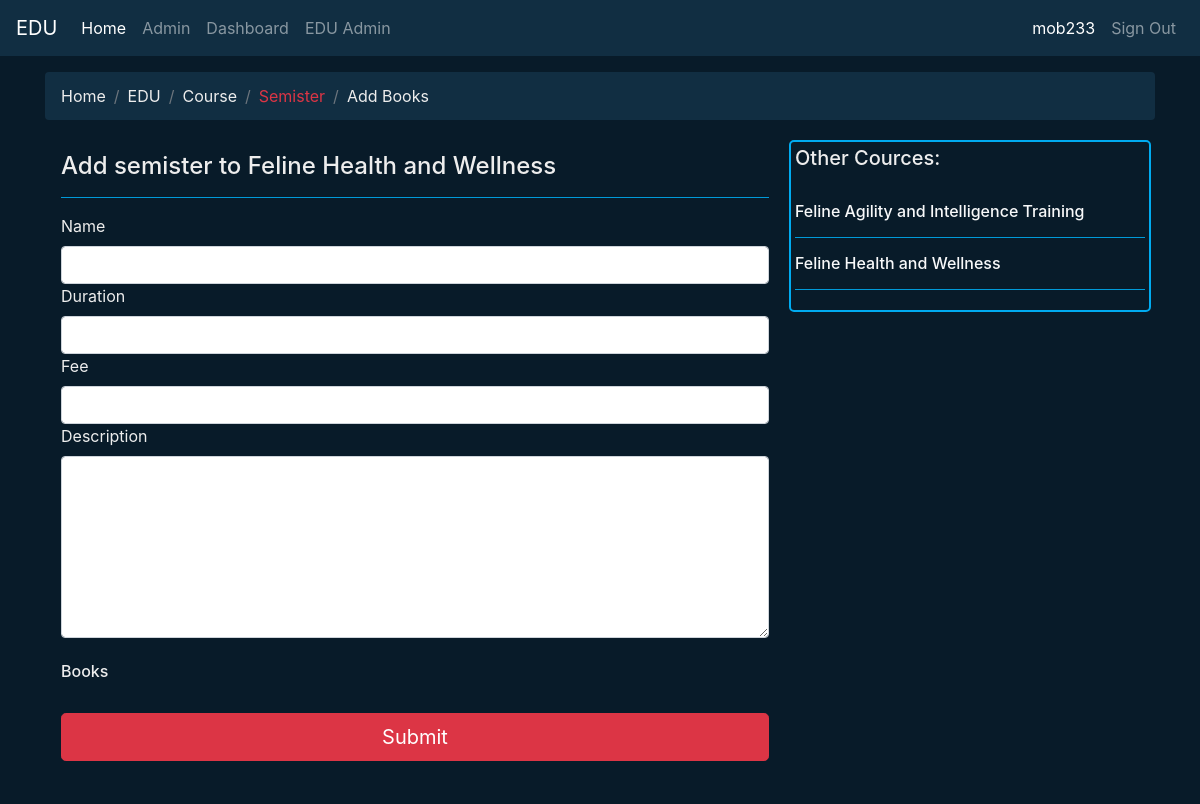
The page /edu/The_Meow_University6b5c9/course/Feline Health and Wellness/2/semister/ (signed in) on the database its author committed.
### edu/models.py (models this page shows)
class InstCourse(models.Model):
    id = models.AutoField(primary_key=True)
    edu = models.ForeignKey(xEduInstitution, on_delete=models.CASCADE)
    name = models.CharField(max_length=150,null=False)
    duration = models.CharField(max_length=75,null=True,blank=True)
    descripition = models.TextField()
    totalfee = models.CharField(max_length=75,null=True,blank=True)
    totalSimsters = models.IntegerField(null=True,blank=True)
    smFull = models.BooleanField(default=False)
    '''def save(self, *args, **kwargs):
        if self.totalSimsters is not None:
            existing_semesters = Semester.objects.filter(course_id=self.id).count()
            if existing_semesters >= self.totalSimsters:
                self.smFull = True
        super().save(*args, **kwargs)'''
    def __str__(self):
        return f"{self.name}"

### edu/views.py (the view, shortened to what this page needs)
# urls.py: path('<str:pk_key>/course/<str:name>/<int:pk>/semister/',create_semister.as_view(),name="createsemister"),
class create_semister(View):
    template_name = 'edu/semisterForm.html'
    def get(self,request,pk_key,name,pk):
        edu = get_object_or_404(xEduInstitution,pk_key=pk_key)
        course = get_object_or_404(InstCourse,name=name,edu=edu,pk=pk)
        course_list = InstCourse.objects.filter(edu=edu)
        if request.user == edu.OwnerOfX:
            form = SemesterForm()
            return render(request,self.template_name,{'form':form,'edu':edu,'course':course,'course_list':course_list})
        else :
            return redirect('courseD',pk_key,name,pk)

### edu/forms.py
class SemesterForm(forms.ModelForm):
    class Meta:
        model = Semester
        fields = ['name','duration','description','fee','books']

### edu/models.py (called while the page is built)
    def __str__(self):
        return self.name

### templates/edu/semisterForm.html (shortened to what this page needs)
{% extends 'base.html' %}
{% block contx %}
<div class="container">
    <div class="row">
        <div class="col-12 p-0">
            <nav aria-label="breadcrumb ">
                <ol class="breadcrumb bg-snd  ">
                    <li class="breadcrumb-item "><a class="txt-clr" href="{% url 'home' %}">Home</a></li>
                    <li class="breadcrumb-item "><a class="txt-clr" href="{% url 'eduD' edu.pk_key %}" >EDU </a></li>
                    <li class="breadcrumb-item "><a class="txt-clr" href="{% url 'courseD' edu.pk_key course.name course.pk %}">Course</a></li>
                    <li class="breadcrumb-item "><a class="text-danger disable">Semister</a></li>
                    <li class="breadcrumb-item "><a class="txt-clr" href="{% url 'createBooks' edu.pk_key %}">Add Books</a></li>
                </ol>
              </nav>
        </div>
        <div class="col-md-8 txt-clr p-0 bg-fst">
            <div class=" p-3">
                <h4>Add semister to {{course}}</h4>
                <hr class="main-bg">
                <form action="" method="POST" enctype="multipart/form-data">
                    <div class="row">
                        <div class="col-12">
                            <div class="fieldWrapper">
                                <label for="{{ form.name.id_for_label }}" class="form-label">Name</label><br>
                                <input type="text" class="form-control" id=" name "  name="name"  >
                            </div>
                        </div>
                        <div class="col-12">
                            <div class="fieldWrapper">
                                <label for="{{ form.duration.id_for_label }}" class="form-label">Duration</label><br>
                                <input type="text" class="form-control" id=" duration "  name="duration"  >
                            </div>
                        </div>
                        <div class="col-12">
                            <div class="fieldWrapper">
                                <label for="{{ form.fee.id_for_label }}" class="form-label">Fee</label><br>
                                <input type="text" class="form-control" id=" fee "  name="fee"  >
                            </div>
                        </div>
                        <div class="col-12">
                            <div class="fieldWrapper">
                                <label for="{{ form.description.id_for_label }}" class="form-label">Description</label><br>
                                <textarea  class="form-control" id=" description " rows=7 name="description"  ></textarea >
                            </div>
                        </div>
                        <div class="col-12"><br>
                            <h6>Books</h6>
                        </div>
                    </div>
                    <button class="w-100 mt-4 btn btn-danger btn-lg" type="submit">Submit</button>
                </form>
            </div>
        </div>
        <div class="col-md-4 p-1 ">
            {% if course_list %}
            <div class="cs-card">
                <h5>Other Cources:</h5><br>
                {% for courseName in course_list %}
                <h6><a href="{% url 'courseD' edu.pk_key courseName.name courseName.pk %}" class="text-light">{{courseName.name}}</a></h6>
                <hr class="main-bg">
                {% endfor %}
            </div>
            {% endif %}
        </div>
    </div>
</div>
<br>
{% endblock contx %}

### templates/base.html (shortened to what this page needs)
{% load static %}
<!DOCTYPE html>
<html lang="en">
<head>
    <link rel="stylesheet" type="text/css" href="{% static 'css/main.css' %}">
    <link rel="stylesheet" type="text/css" href="{% static 'css/dashbord.css' %}">
    <link rel="stylesheet" href="https://stackpath.bootstrapcdn.com/bootstrap/4.5.2/css/bootstrap.min.css">
</head>
  <body class="bg-fst">
    <nav class="navbar sticky-top m-0 navbar-expand-lg navbar-dark bg-snd">
        <a class="navbar-brand" href="{% url 'home' %}">EDU</a>
        <div class="collapse navbar-collapse" id="navbarNav">
            <ul class="navbar-nav mr-auto">
                <li class="nav-item">
                    <a class="nav-link active" href="{% url 'home' %}">Home</a>
                </li>
              {% if request.user.is_authenticated and register.user == is_superuser %}
              <li class="nav-item">
                  <a class="nav-link" href="admin/">Admin</a>
              </li>
              {% endif %}
                <li class="nav-item">
                    <a class="nav-link" href="{% url 'genProfile' request.user %}">Dashboard</a>
                </li>
                {% if edu %}
                <li class="nav-item">
                    <a class="nav-link" href="{% url 'eduAdmin' edu.pk_key %}">EDU Admin</a>
                </li>
                {% endif %}
            </ul>
            <ul class="navbar-nav ml-auto">
                {% if request.user.is_authenticated %}
                <li class="nav-item">
                    <a class="nav-link active">{{request.user}}</a>
                </li>
                <li class="nav-item">
                    <a class="nav-link" href="{% url 'logout' %}">Sign Out</a>
                </li>
                {% endif %}
            </ul>
        </div>
    </nav>
    <div class="container mt-3">
        {% block contx %}{% endblock contx %}
    </div>
    <br>
</body>
</html>

### static/css/main.css (style rules this page uses)
:root { --bg-color:#081b29; --second-bg-color:#112e42; --text-color:#ededed; --main-color:#00abf0; }
html { overflow-x:hidden ; }
body { background-color: var(--bg-color) !important ; }
.bg-fst { background-color:var(--bg-color) !important; }
.bg-snd { background-color:var(--second-bg-color) !important; }
.txt-clr { color: var(--text-color) !important; }
.main-bg { background-color:var(--main-color) !important; }
.cs-card { background-color: var(--bg-color) !important; color: var(--text-color) !important; border: 2px solid var(--main-color) !important; border-radius: 5px !important; min-height: 45px; padding: 4px; }

### rows shown on the page
InstCourse: name "Feline Health and Wellness"
InstCourse: name "Feline Agility and Intelligence Training"

### other values the page prints
{{ request.user }} "mob233"
